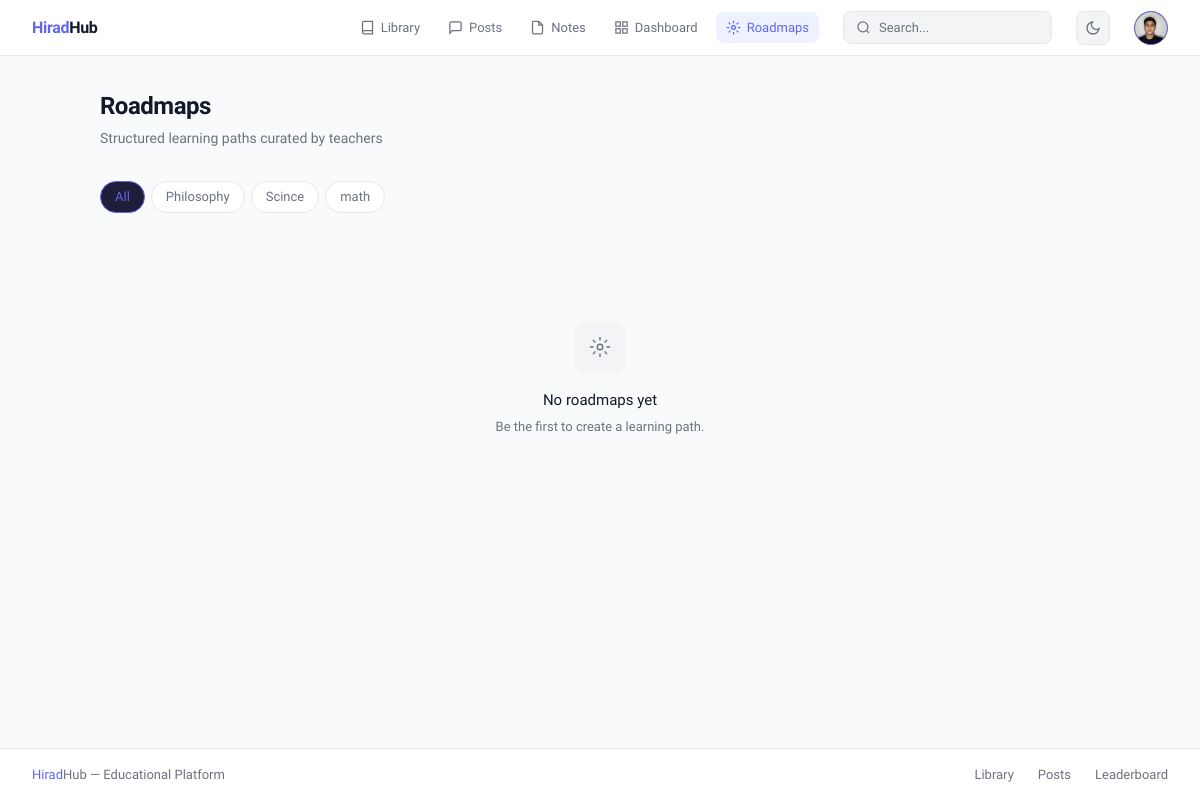
Page /roadmap/ (signed in) on the earlier database version.
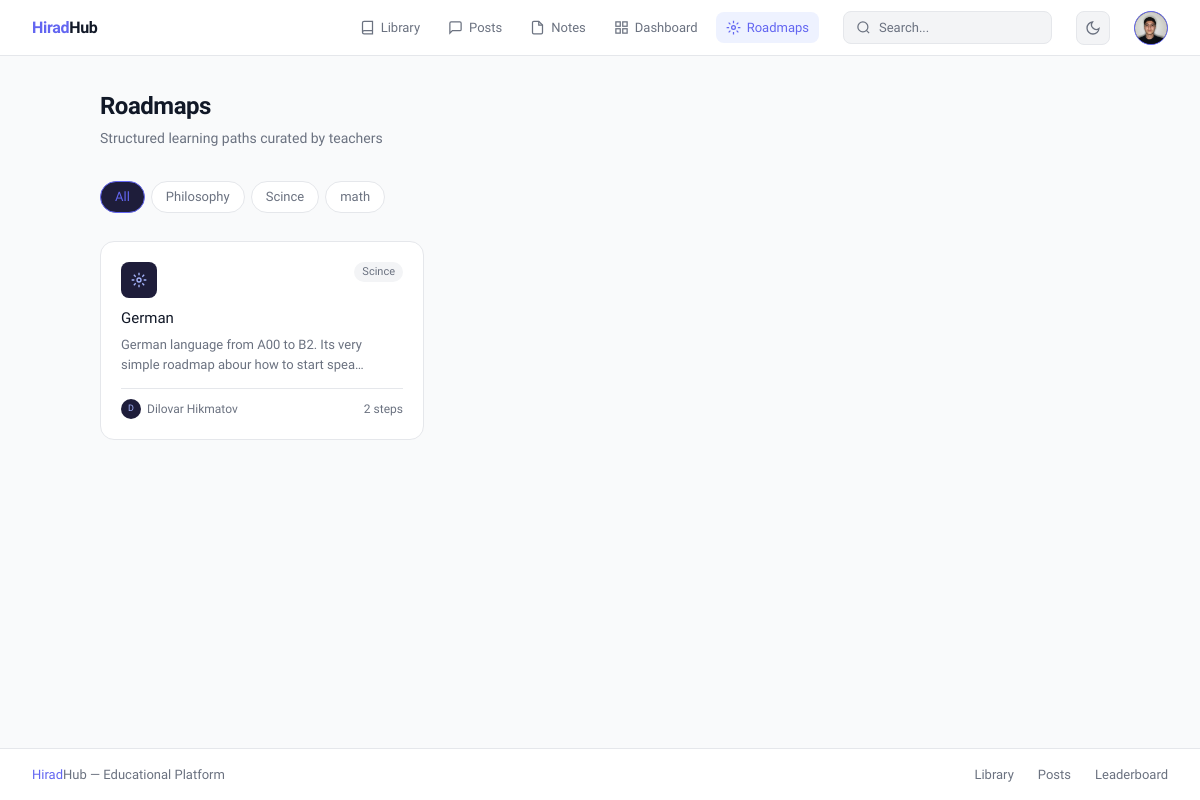
Same page on the later database version.
### library/models.py (models this page shows, shortened)
class Topic(models.Model):
    name = models.CharField(max_length=122, unique=True)
    slug = models.SlugField(max_length=122, unique=True, auto_created=True)

### roadmap/models.py (models this page shows, shortened)
class Roadmap(models.Model):
    title = models.CharField(max_length=255)
    topic = models.ForeignKey(Topic, on_delete=models.SET_NULL, null=True)
    creator = models.ForeignKey(settings.AUTH_USER_MODEL, on_delete=models.CASCADE)
    is_public = models.BooleanField(default=True)
    created_at = models.DateTimeField(auto_now_add=True)
    description = models.TextField(blank=True)
    class Meta:
        indexes = [
            models.Index(fields=['topic']),
            models.Index(fields=['is_public']),
        ]

### user/models.py (models this page shows, shortened)
class CustomUser(AbstractUser):
    phone_regex = RegexValidator(
        regex=r'^\+?1?\d{9,15}$',
        message="Phone number must be entered in the format: '+999999999'. Up to 15 digits allowed."
    )
    email = models.EmailField(unique=True, db_index=True)
    first_name = models.CharField(max_length=30, blank=True)
    last_name = models.CharField(max_length=30, blank=True)
    phone_number = models.CharField(max_length=15, blank=True, validators=[phone_regex])
    profile_picture = models.ImageField(upload_to='profile_pictures/', blank=True, null=True)
    bio = models.TextField(blank=True)
    is_email_verified = models.BooleanField(default=False)
    is_verified = models.BooleanField(default=False)
    role = models.CharField(max_length=20, default='student',
    choices=[('student', 'Student'), ('teacher', 'Teacher'), ('director', 'Director'), ('admin', 'Admin'  )])
    username = models.CharField(max_length=150, unique=True)
    groups = models.ManyToManyField(
        'auth.Group',
        verbose_name='groups',
        blank=True,
        help_text='The groups this user belongs to.',
        related_name='customuser_set',
        related_query_name='user',
    )
    score = models.PositiveIntegerField(default=0, db_index=True)
    level = models.PositiveIntegerField(default=1)
    title = models.CharField(max_length=50, blank=True, default='Newcomer')
    user_permissions = models.ManyToManyField(
        'auth.Permission',
        verbose_name='user permissions',
        blank=True,
        help_text='Specific permissions for this user.',
        related_name='customuser_set',
        related_query_name='user',
    )
    class Meta:
        verbose_name = 'User'
        verbose_name_plural = 'Users'

### roadmap/views.py (the view)
# urls.py: path('', views.roadmap_list, name='list'),
def roadmap_list(request):
    topic_slug = request.GET.get('topic')
    roadmaps = Roadmap.objects.filter(is_public=True).select_related('topic', 'creator').prefetch_related('steps')
    if topic_slug:
        roadmaps = roadmaps.filter(topic__slug=topic_slug)
    roadmaps = roadmaps.order_by('-created_at')
    topics = Topic.objects.all()
    return render(request, 'roadmap/list.html',
                  {'roadmaps': roadmaps,
                   'topics': topics,
                   })

### templates/roadmap/list.html (shortened to what the changed rows need)
{% extends 'base.html' %}
{% block content %}
<div style="max-width:1000px; margin:0 auto;">
  <div style="display:flex; align-items:flex-start; justify-content:space-between; margin-bottom:2rem; flex-wrap:wrap; gap:12px;">
    <div>
      <h1 style="font-size:24px; font-weight:600; color:var(--text); letter-spacing:-0.02em;">Roadmaps</h1>
    </div>
  </div>
  {% if topics %}
  <div style="display:flex; flex-wrap:wrap; gap:6px; margin-bottom:1.75rem;">
    <a href="{% url 'roadmap:list' %}" style="font-size:13px; padding:5px 14px; border-radius:20px; border:0.5px solid {% if not request.GET.topic %}var(--accent){% else %}var(--border){% endif %}; color:{% if not request.GET.topic %}var(--accent){% else %}var(--muted){% endif %}; background:{% if not request.GET.topic %}#1e1d3a{% else %}var(--surface){% endif %}; text-decoration:none;">All</a>
    {% for topic in topics %}
      <a href="?topic={{ topic.slug }}" style="font-size:13px; padding:5px 14px; border-radius:20px; border:0.5px solid {% if request.GET.topic == topic.slug %}var(--accent){% else %}var(--border){% endif %}; color:{% if request.GET.topic == topic.slug %}var(--accent){% else %}var(--muted){% endif %}; background:{% if request.GET.topic == topic.slug %}#1e1d3a{% else %}var(--surface){% endif %}; text-decoration:none;">{{ topic.name }}</a>
    {% endfor %}
  </div>
  {% endif %}
  {% if roadmaps %}
  <div class="roadmap-grid">
    {% for roadmap in roadmaps %}
    <a href="{% url 'roadmap:detail' roadmap.pk %}" class="roadmap-card">
      <div style="display:flex; align-items:flex-start; justify-content:space-between; margin-bottom:10px;">
        <div style="width:36px; height:36px; background:#1e1d3a; border-radius:8px; display:flex; align-items:center; justify-content:center; flex-shrink:0;">
          <svg width="16" height="16" viewBox="0 0 24 24" fill="none" stroke="#a5b4fc" stroke-width="2"><circle cx="12" cy="12" r="3"/><path d="M12 1v4M12 19v4M4.22 4.22l2.83 2.83M16.95 16.95l2.83 2.83M1 12h4M19 12h4M4.22 19.78l2.83-2.83M16.95 7.05l2.83-2.83"/></svg>
        </div>
        {% if roadmap.topic %}
          <span style="font-size:11px; padding:2px 8px; background:var(--surface2); color:var(--muted); border-radius:20px;">{{ roadmap.topic.name }}</span>
        {% endif %}
      </div>
      <p style="font-size:15px; font-weight:500; color:var(--text); margin-bottom:6px; line-height:1.4;">{{ roadmap.title }}</p>
      {% if roadmap.description %}
        <p style="font-size:13px; color:var(--muted); line-height:1.6; margin-bottom:12px;">{{ roadmap.description|truncatechars:80 }}</p>
      {% endif %}
      <div style="display:flex; align-items:center; justify-content:space-between; padding-top:10px; border-top:0.5px solid var(--border);">
        <div style="display:flex; align-items:center; gap:6px;">
          <div style="width:20px; height:20px; border-radius:50%; background:#1e1d3a; display:flex; align-items:center; justify-content:center; font-size:9px; color:#a5b4fc;">{{ roadmap.creator.username|first|upper }}</div>
          <span style="font-size:12px; color:var(--muted);">{{ roadmap.creator.get_full_name|default:roadmap.creator.username }}</span>
        </div>
        <span style="font-size:12px; color:var(--muted);">{{ roadmap.steps.count }} steps</span>
      </div>
    </a>
    {% endfor %}
  </div>
  {% else %}
  <div style="text-align:center; padding:5rem 0;">
    <div style="width:52px; height:52px; background:var(--surface2); border-radius:12px; display:flex; align-items:center; justify-content:center; margin:0 auto 1rem;">
      <svg width="22" height="22" viewBox="0 0 24 24" fill="none" stroke="var(--muted)" stroke-width="1.5"><circle cx="12" cy="12" r="3"/><path d="M12 1v4M12 19v4M4.22 4.22l2.83 2.83M16.95 16.95l2.83 2.83M1 12h4M19 12h4M4.22 19.78l2.83-2.83M16.95 7.05l2.83-2.83"/></svg>
    </div>
    <p style="font-size:15px; font-weight:500; color:var(--text); margin-bottom:6px;">No roadmaps yet</p>
    <p style="font-size:13px; color:var(--muted); margin-bottom:1.25rem;">Be the first to create a learning path.</p>
  </div>
  {% endif %}
</div>
{% endblock %}

Differences in the rows shown:
added Roadmap: topic.name "Scince", title "German", description "German language from A00 to B2. Its very simple roadmap abour how to start spea…", creator.username|first "D", creator.get_full_name "Dilovar Hikmatov", steps.count "2"
Other differences:
text no longer shown: "No roadmaps yet Be the first to create a learning path."
